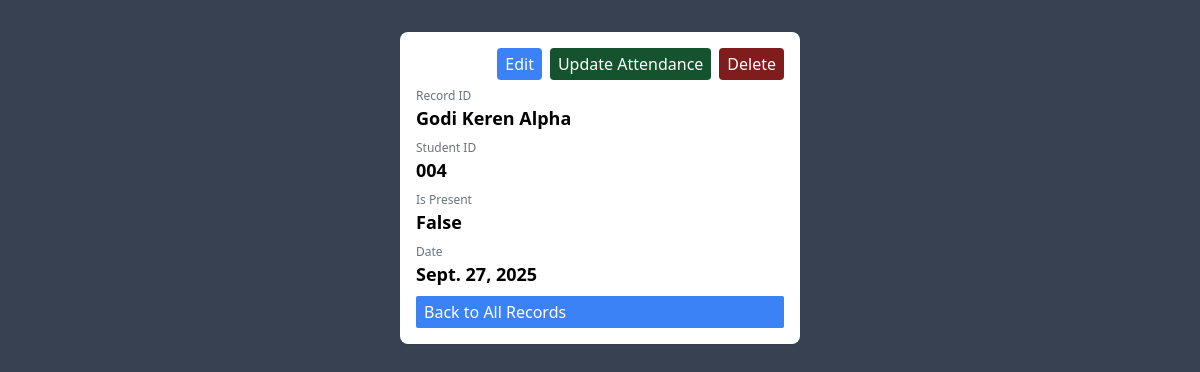
Screenshot of /view/3/ with the database file from the repository.
### anger/models.py (models this page shows)
class Attend(models.Model):
    name = models.CharField(max_length=100)
    student_id = models.CharField(max_length=3)
    is_present = models.BooleanField()
    date = models.DateField()

### anger/views.py (the view)
# urls.py: path('view/<str:record_id>/',viewOneStudent),
def viewOneStudent(request,record_id):
    selected = Attend.objects.get(id=record_id)
    context ={
        'selected':selected
    }
    return render(request,'view.html',context)

### anger/templates/view.html (shortened to what this page needs)
<!DOCTYPE html>
<html lang="en">
<head>
    <script src="https://cdn.tailwindcss.com"></script>
</head>
<body class="bg-gray-700">
    <div class="flex flex-col gap-2 mx-auto max-w-[400px] p-4 shadow-sm my-8 rounded-lg bg-white">
        <div class="flex gap-2 justify-end">
            <a href="/edit/{{selected.id}}" class="px-2 py-1 bg-blue-500 text-white rounded">Edit</a>
            <a href="/update/{{selected.id}}" class="px-2 py-1 bg-green-900 text-white rounded">Update Attendance</a>
            <a href="/delete/{{selected.id}}" class="px-2 py-1 bg-red-900 text-white rounded"> Delete</a>
            </div>
            <div>
            <p class="text-gray-500 text-xs">Record ID</p>
            <h1 class="text-lg font-semibold">{{ selected.name}}</h1>
        </div>
        <div>
            <p class="text-gray-500 text-xs">Student ID</p>
            <h1 class="text-lg font-semibold">{{selected.student_id}}</h1>
        </div>
        <div>
            <p class="text-gray-500 text-xs">Is Present</p>
            <h1 class="text-lg font-semibold">{{selected.is_present}}</h1>
        </div>
        <div>
            <p class="text-gray-500 text-xs">Date</p>
            <h1 class="text-lg font-semibold">{{selected.date}}</h1>
        </div>
      <a href='/' class="px-2 py-1 bg-blue-500 text-white rounded-sm shadow>Back to All Records">Back to All Records</a>
    </div>
</body>
</html>

### rows the page displays
Attend: name "Godi Keren Alpha", student_id "004", is_present "False", date "Sept. 27, 2025"
